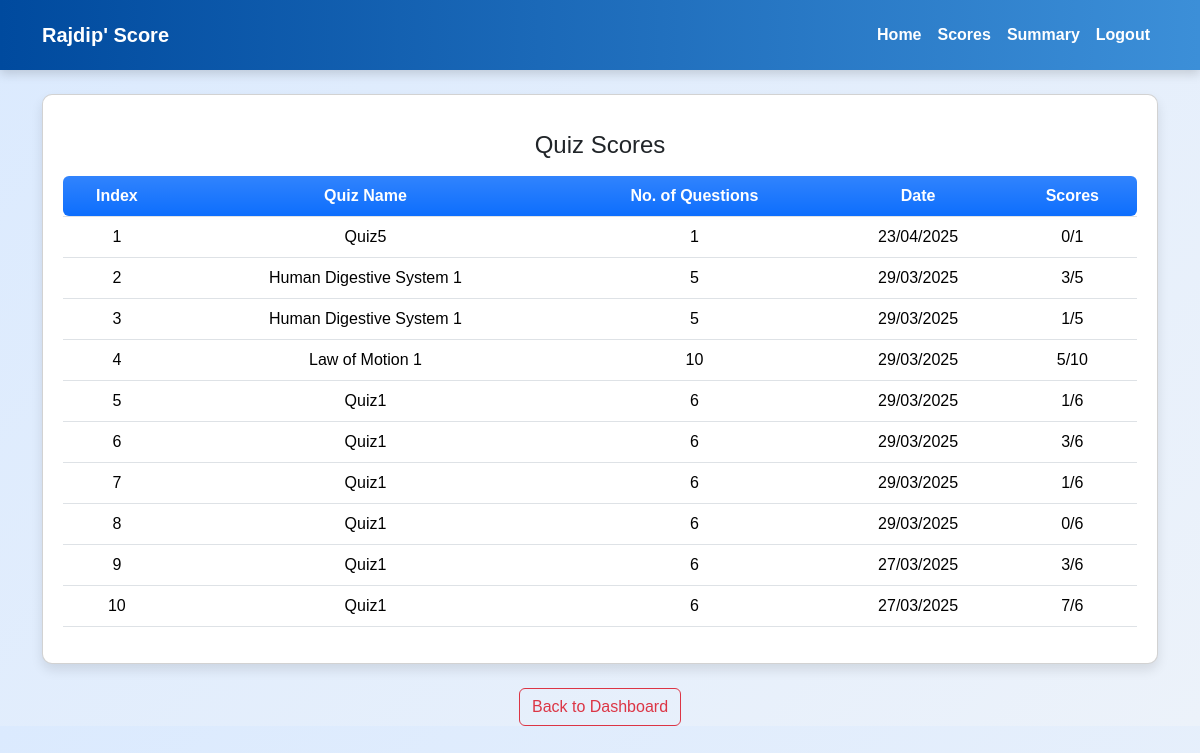
Before: /Rajdip/2/scores with the older database file.
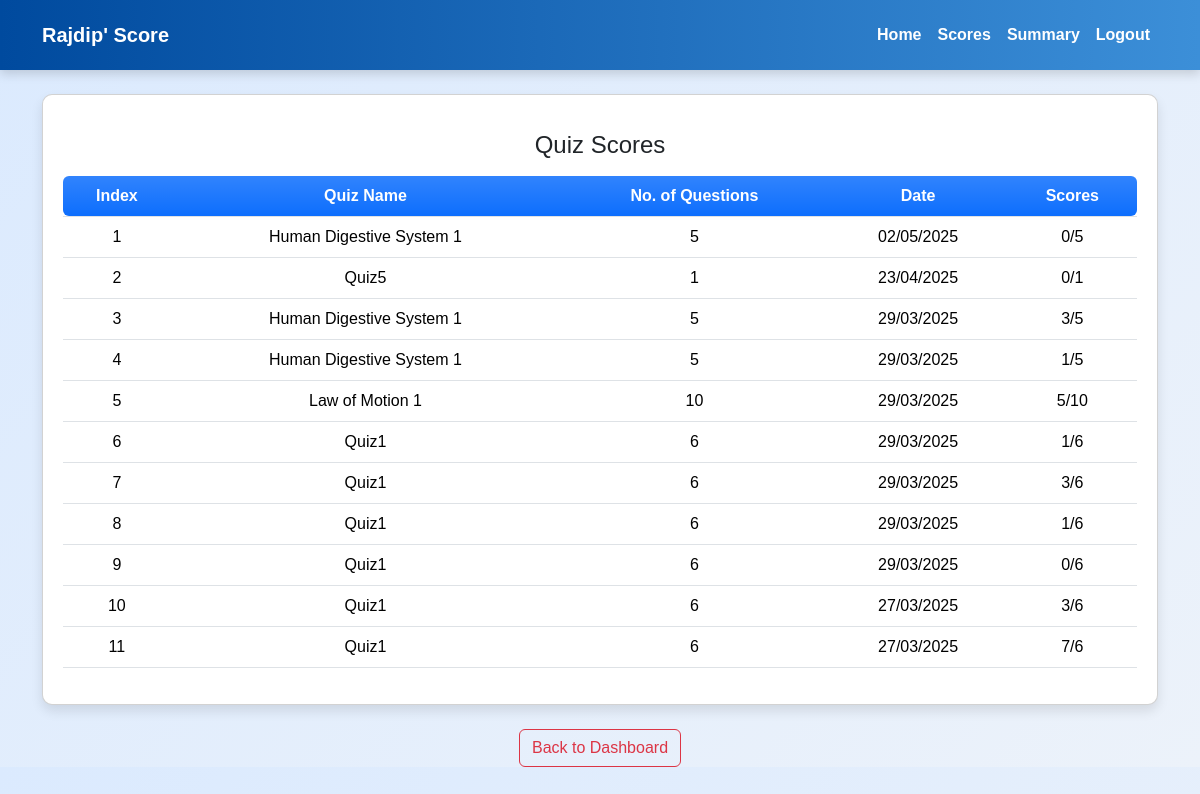
After: the same page with the newer database file.
### models/models.py (models this page shows)
class User(db.Model):
    id = db.Column(db.Integer(), primary_key=True)
    username = db.Column(db.String(), unique=True, nullable = False)
    email = db.Column(db.String(), unique=True, nullable = False)
    password = db.Column(db.String(), nullable = False)
    full_name = db.Column(db.String(), nullable = False)
    qualification = db.Column(db.String(), nullable = False)
    dob = db.Column(db.String(), nullable = False)
    type = db.Column(db.String(), default="general")

class Score(db.Model):
    id = db.Column(db.Integer(), primary_key = True)
    u_id = db.Column(db.Integer(), db.ForeignKey('user.id'), nullable = False)
    q_id = db.Column(db.Integer(), db.ForeignKey('quiz.quiz_id'), nullable = False )
    total_score = db.Column(db.Integer(), nullable = False, default = 0)
    attempt_date = db.Column(db.DateTime, default=datetime.utcnow)
    quiz=db.relationship('Quiz',backref=db.backref('scores'))

class Quiz(db.Model):
    quiz_id = db.Column(db.Integer(), primary_key = True)
    quiz_name = db.Column(db.String(), nullable =False)
    chapter_id = db.Column(db.Integer(), db.ForeignKey('chapter.chap_id'), nullable = False)
    date_of_quiz =  db.Column(db.DateTime(), default = datetime.utcnow)
    duration = db.Column(db.Integer(), nullable = False)
    questions = db.relationship('Question',backref='quiz')

### controllers/controllers.py (the view)
@app.route('/<string:username>/<int:user_id>/scores')
def user_scores(user_id,username):
    scores = Score.query.filter_by(u_id= user_id).order_by(Score.attempt_date.desc()).all()
    my_user = User.query.filter_by(id=user_id,username=username).first()
    return render_template('scores.html',scores=scores,my_user=my_user)

### templates/scores.html (shortened to what this page needs)
<!DOCTYPE html>
<html>
<head>
    <link rel="stylesheet" href="https://cdn.jsdelivr.net/npm/bootstrap@5.3.3/dist/css/bootstrap.min.css">
    <link rel="stylesheet" href="/static/admin_dash.css">
</head>
<body>
    <nav class="navbar navbar-expand-lg">
        <div class="container">
            <h6 class="navbar-brand text-white mt-2 " >{{my_user.username}}' Score</h6>
            <div class="collapse navbar-collapse">
                <ul class="navbar-nav ms-auto">
                    <li class="nav-item"><a class="nav-link" href="/home/{{ my_user.username }}/{{ my_user.id }}">Home</a></li>
                    <li class="nav-item"><a class="nav-link" href="/{{ my_user.username }}/{{ my_user.id }}/scores">Scores</a></li>
                    <li class="nav-item"><a class="nav-link" href="/{{ my_user.username }}/summary">Summary</a></li>
                    <li class="nav-item"><a class="nav-link" href="/login">Logout</a></li>
                </ul>
            </div>
        </div>
    </nav>
    <div class="container mt-4">
        <div class="container mt-4 card">
            <h4 class="text-center mt-3 mb-3">Quiz Scores</h4>
            {% if scores %}
            <div class="overflow-auto" style="max-height:540px">
                <table class="table">
                    <thead class=" text-center rounded-3" >
                        <tr >
                            <th class="rounded-start bg-primary bg-gradient text-white">Index</th>
                            <th class="bg-primary bg-gradient text-white">Quiz Name</th>
                            <th class="bg-primary bg-gradient text-white">No. of Questions</th>
                            <th class="bg-primary bg-gradient text-white">Date</th>
                            <th class="rounded-end bg-primary bg-gradient text-white">Scores</th>
                        </tr>
                    </thead>
                    <tbody style="height: 50px;">
                        {% for score in scores %}
                        <tr class="text-center p-4">
                            <td>{{ loop.index }}</td>
                            <td>{{ score.quiz.quiz_name }}</td>
                            <td>{{ score.quiz.questions|length }}</td>
                            <td>{{ score.attempt_date.strftime('%d/%m/%Y')}}</td>
                            <td>{{ score.total_score }}/{{ score.quiz.questions|length }}</td>
                        </tr>
                        {% endfor %}
                    </tbody>
                </table>
            </div>
            {% else %}
            <h1 class="text-center text-danger mt-3">No quiz scores available</h1>
            {% endif %}
        </div>
    </div>
    <div class="text-center mt-4"><a href="/home/{{ my_user.username }}/{{ my_user.id }}" class="btn btn-outline-danger">Back to Dashboard</a></div>
</body>
</html>

### static/admin_dash.css (style rules this page uses)
body { background: linear-gradient(135deg, #dbeafe, #ecf2fa); font-family: 'Poppins', sans-serif; margin: 0; }
.navbar { background: linear-gradient(to right,rgb(0, 74, 158),rgb(60, 143, 216)); box-shadow: 0px 4px 10px rgba(0, 0, 0, 0.15); padding: 10px 20px; transition: all 0.3s ease-in-out; }
.navbar-brand { font-size: 20px; font-weight: bold; }
.navbar a { color: white; font-weight: bold; transition: color 0.3s ease-in-out; }
.card { background: white; padding: 20px; border-radius: 10px; box-shadow: 0px 6px 12px rgba(0, 0, 0, 0.1); transition: transform 0.3s ease-in-out, box-shadow 0.3s ease-in-out; }

Changed rows visible on the page:
added Score: quiz.quiz_name "Human Digestive System 1", quiz.questions|length "5", attempt_date "02/05/2025", total_score "0"
